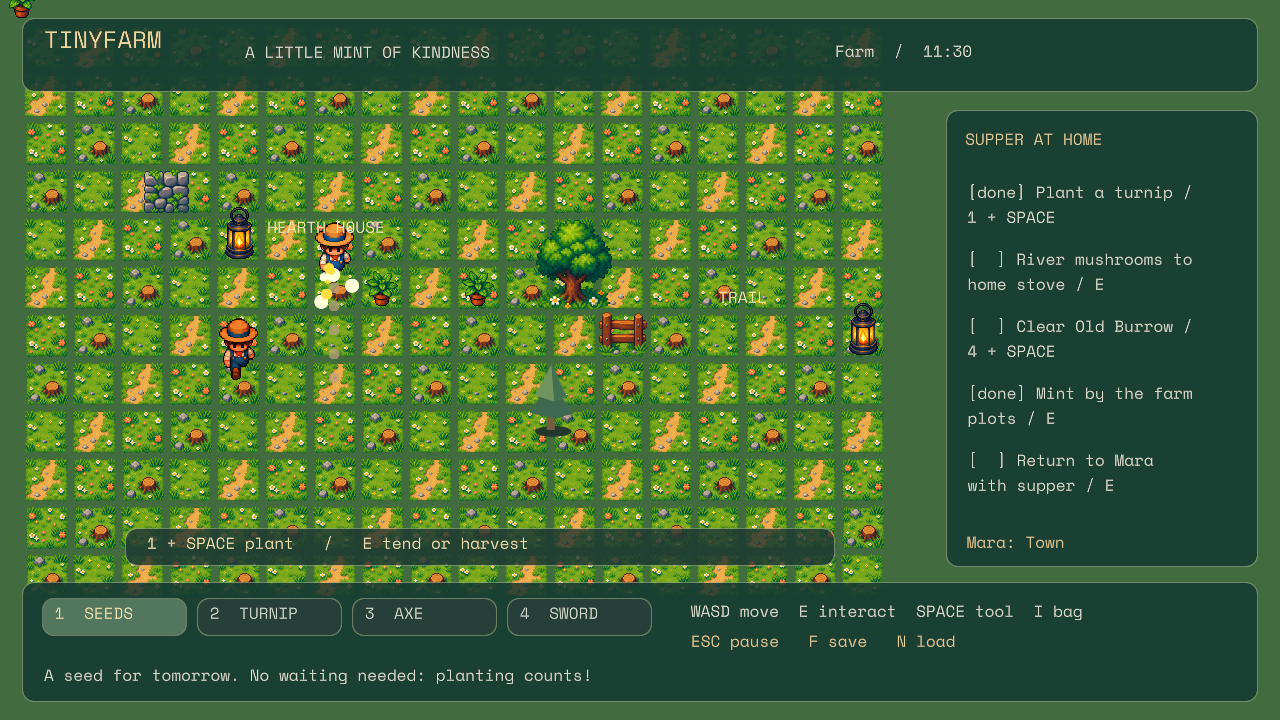
#> input picture artifacts/aurelian-full-game-slice-m9/04-farming-or-pickup.png, 1280 x 720 px
$ python -i dinov3_reference.py   (imports and definitions only)
#> lines starting #> are read from the running program, lines starting #| are printed output that depends on the picture
"""Offline qualification only. Never called by the C#/Vulkan inference path.

An independent NumPy implementation of the pinned Hugging Face DINOv3 graph,
with TRELLIS.2's non-affine final normalization. No Torch or CUDA dependency.
See TRELLIS-NOTICE.txt for primary sources and attribution.
"""

import argparse
import hashlib
import json
import math
import os
from pathlib import Path
import struct
import time

# [1 line not run here, left out]
import numpy as np
from PIL import Image


# [42 lines left out: functions load_weights, normalize, affine, rotary, not called in this run]


def upstream_preprocess(image_path, output):
#> called with output = 'out.png'
    image = Image.open(image_path).convert("RGBA")
#> image is the input picture: PIL image 1280x720 RGBA; mean R, G, B, A 65.6, 103, 52.7, 255
    scale = min(1, 1024 / max(image.size))
#> scale = 0.8
    if scale < 1:
        image = image.resize((int(image.width * scale), int(image.height * scale)), Image.Resampling.LANCZOS)
#> image: PIL image 1024x576 RGBA
    pixels = np.asarray(image)
    foreground = np.argwhere(pixels[:, :, 3] > 0.8 * 255)
#> foreground = 589824 pairs, first value 0 to 575, second value 0 to 1023
    min_y, min_x = np.min(foreground, axis=0)
#> min_y = 0; min_x = 0
    max_y, max_x = np.max(foreground, axis=0)
#> max_y = 575; max_x = 1023
    center_x = (min_x + max_x) / 2
#> center_x = 511.5
    center_y = (min_y + max_y) / 2
#> center_y = 287.5
    size = int(max(max_x - min_x, max_y - min_y))
#> size = 1023
    image = image.crop((center_x - size // 2, center_y - size // 2,
                        center_x + size // 2, center_y + size // 2))
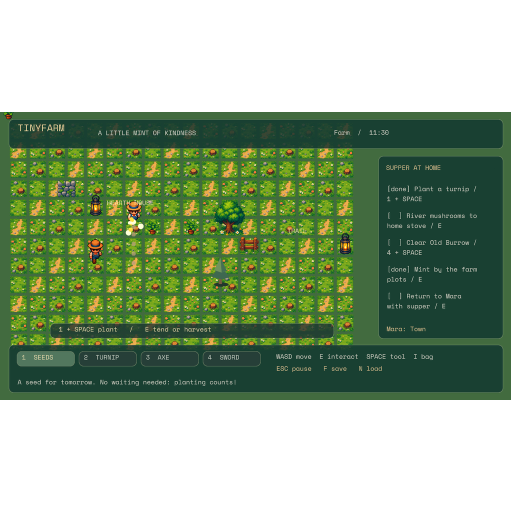
#> image: PIL image 1022x1022 RGBA (shown at 1/2 size); mean R, G, B, A 37, 58, 29.7, 143.7; transparent parts drawn white
    pixels = np.asarray(image).astype(np.float32) / 255
    pixels = pixels[:, :, :3] * pixels[:, :, 3:4]
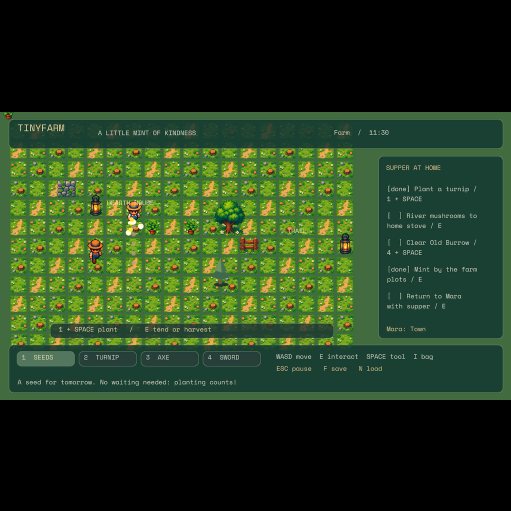
#> pixels: shape (1022, 1022, 3) float32 (shown at 1/2 size); mean R, G, B 0.145, 0.228, 0.117
    image = Image.fromarray((pixels * 255).astype(np.uint8))
#> image: PIL image 1022x1022 RGB
    image = image.resize((512, 512), Image.Resampling.LANCZOS)
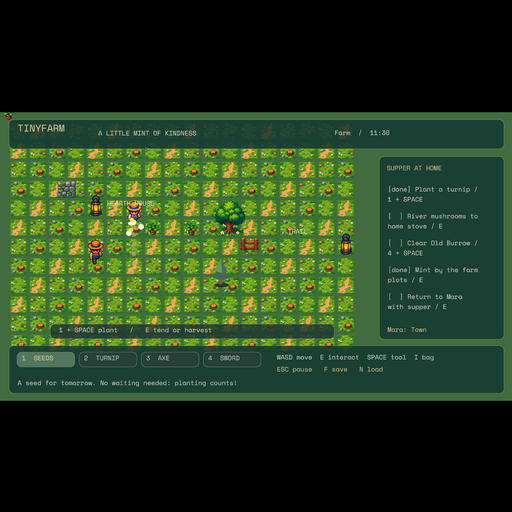
#> image: PIL image 512x512 RGB; mean R, G, B 37, 58, 29.7
#> (the run stopped early here; a loop or call above may not have finished)

$ run again, on artifacts/aurelian-full-game-slice-m9/03-dialogue.png
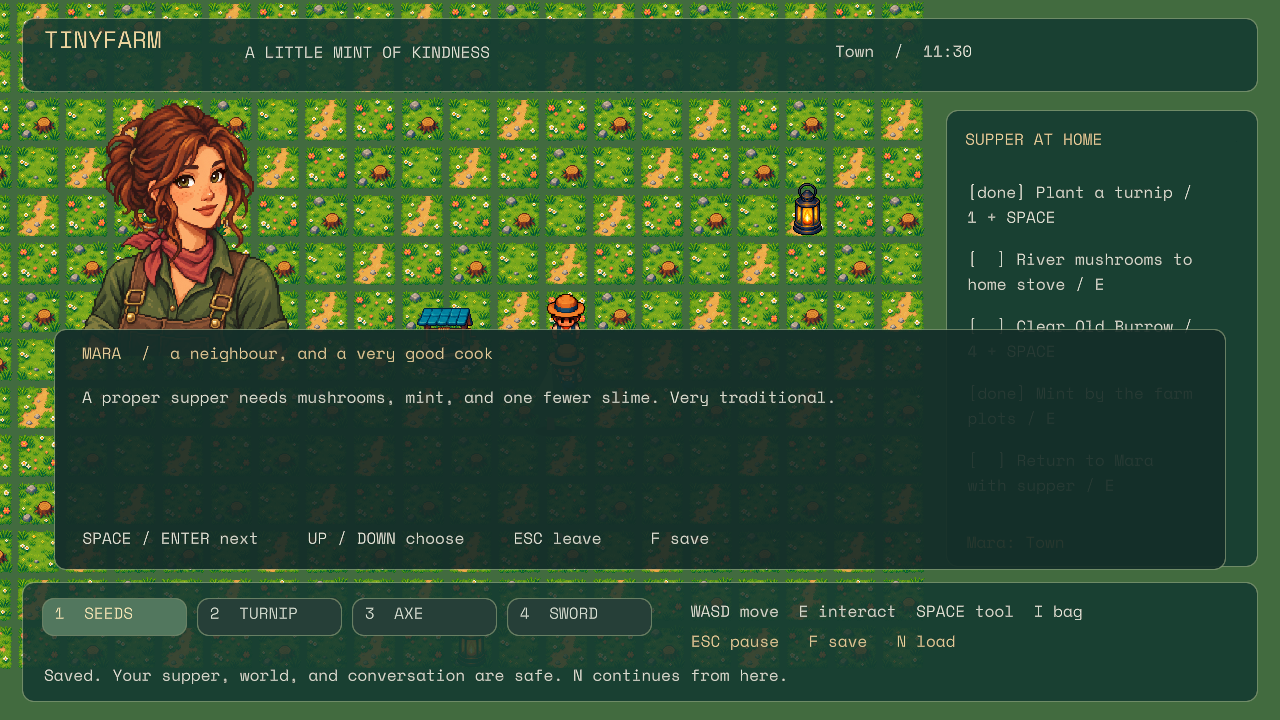
#> input picture artifacts/aurelian-full-game-slice-m9/03-dialogue.png, 1280 x 720 px
#> in upstream_preprocess, image is the input picture: PIL image 1280x720 RGBA; mean R, G, B, A 52.8, 84.1, 50, 255
#> foreground = 589824 pairs, first value 0 to 575, second value 0 to 1023
#> min_y = 0
#> max_y = 575; max_x = 1023
#> center_x = 511.5
#> center_y = 287.5
#> size = 1023
#> in upstream_preprocess, `image = image.crop((center_x - size // 2, center_y - size // 2, center..`:
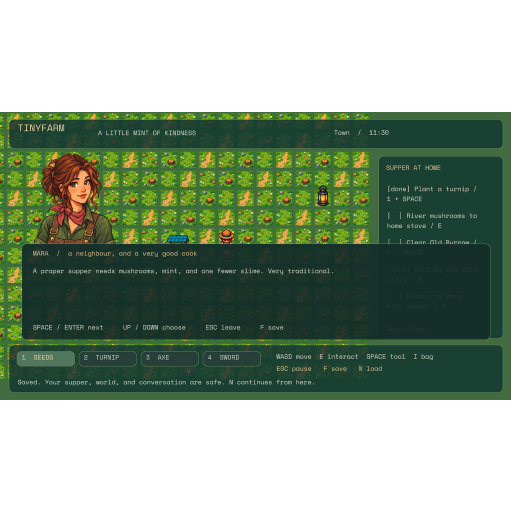
#> image: PIL image 1022x1022 RGBA (shown at 1/2 size); mean R, G, B, A 29.7, 47.4, 28.2, 143.7; transparent parts drawn white
#> in upstream_preprocess, `image = image.resize((512, 512), Image.Resampling.LANCZOS)`:
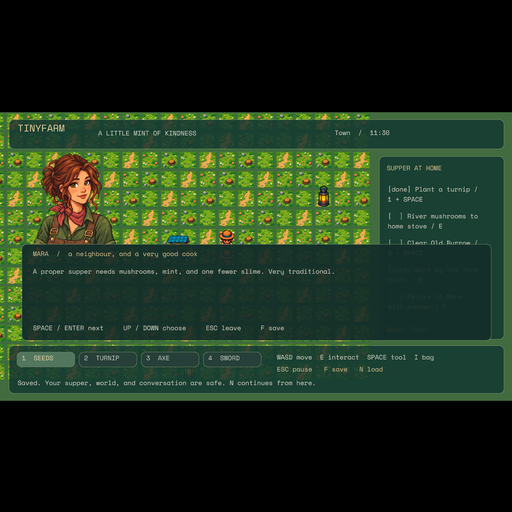
#> image: PIL image 512x512 RGB; mean R, G, B 29.7, 47.4, 28.2

$ run again, on artifacts/aurelian-full-game-slice-m9/05-combat.png
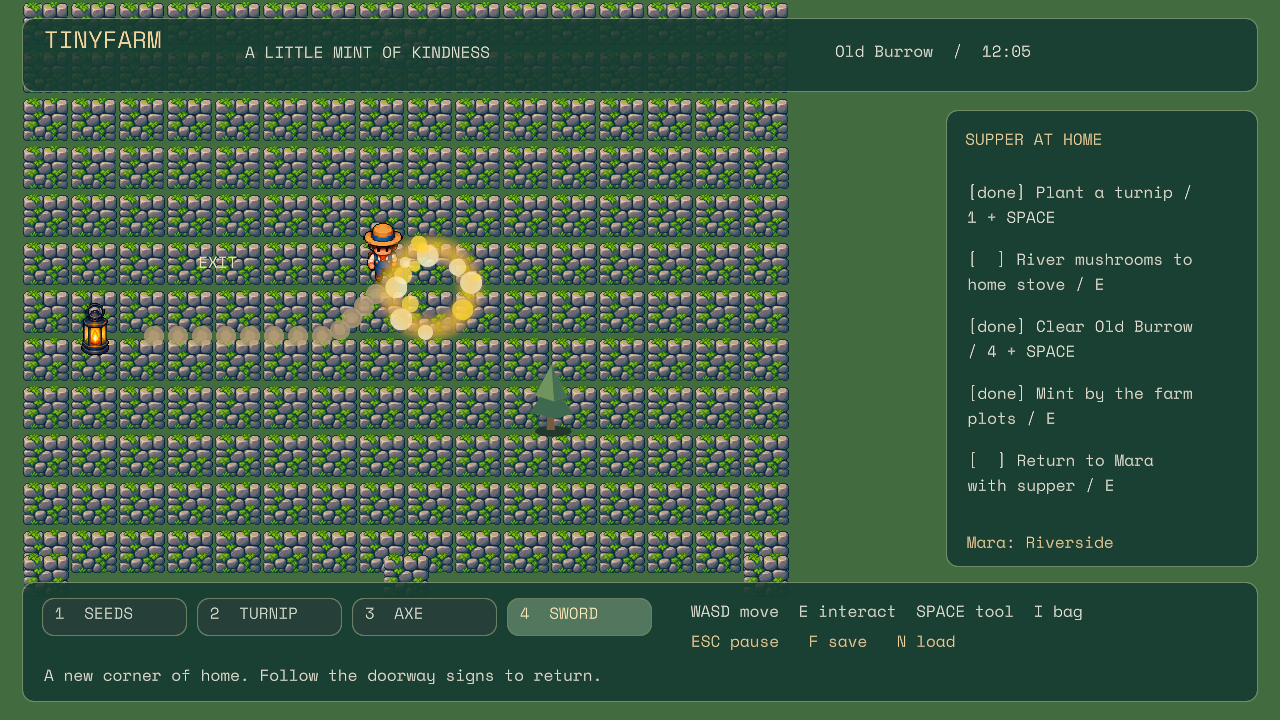
#> input picture artifacts/aurelian-full-game-slice-m9/05-combat.png, 1280 x 720 px
#> in upstream_preprocess, image is the input picture: PIL image 1280x720 RGBA; mean R, G, B, A 61.4, 92.1, 68.4, 255
#> foreground = 589824 pairs, first value 0 to 575, second value 0 to 1023
#> min_y = 0
#> max_y = 575; max_x = 1023
#> center_x = 511.5
#> center_y = 287.5
#> size = 1023
#> in upstream_preprocess, `image = image.crop((center_x - size // 2, center_y - size // 2, center..`:
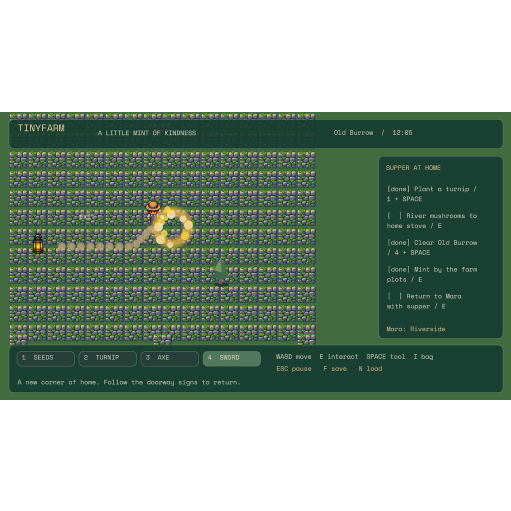
#> image: PIL image 1022x1022 RGBA (shown at 1/2 size); mean R, G, B, A 34.6, 51.9, 38.6, 143.7; transparent parts drawn white
#> in upstream_preprocess, `image = image.resize((512, 512), Image.Resampling.LANCZOS)`:
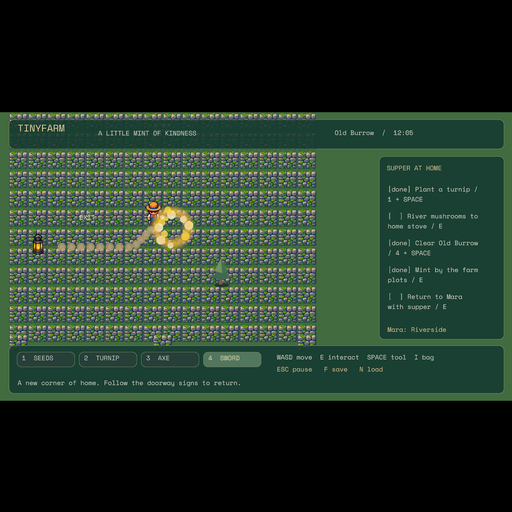
#> image: PIL image 512x512 RGB; mean R, G, B 34.6, 51.9, 38.6

$ run again, on artifacts/aurelian-full-game-slice-m9/m10b-inventory.png
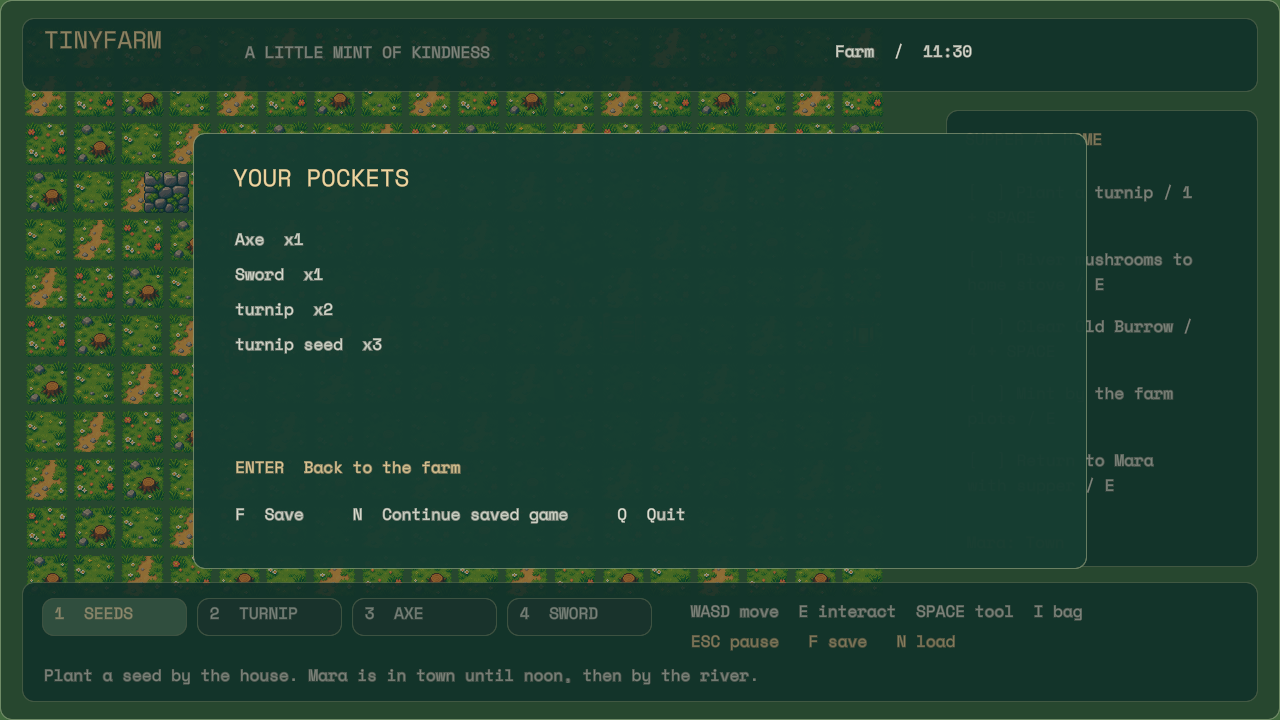
#> input picture artifacts/aurelian-full-game-slice-m9/m10b-inventory.png, 1280 x 720 px
#> in upstream_preprocess, image is the input picture: PIL image 1280x720 RGBA; mean R, G, B, A 31.5, 65.1, 47.7, 255
#> foreground = 589824 pairs, first value 0 to 575, second value 0 to 1023
#> min_y = 0
#> max_y = 575; max_x = 1023
#> center_x = 511.5
#> center_y = 287.5
#> size = 1023
#> in upstream_preprocess, `image = image.crop((center_x - size // 2, center_y - size // 2, center..`:
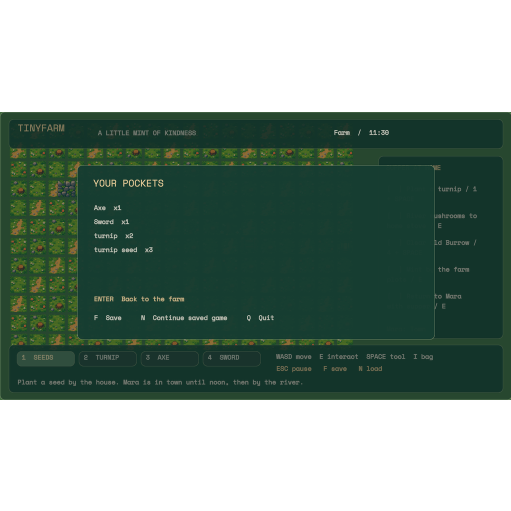
#> image: PIL image 1022x1022 RGBA (shown at 1/2 size); mean R, G, B, A 17.7, 36.6, 26.8, 143.7; transparent parts drawn white
#> in upstream_preprocess, `image = image.resize((512, 512), Image.Resampling.LANCZOS)`:
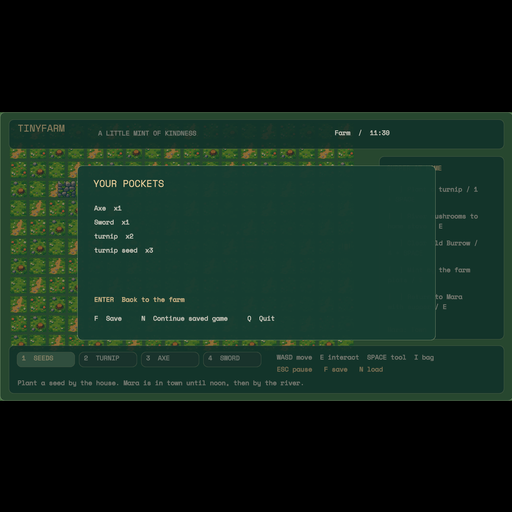
#> image: PIL image 512x512 RGB; mean R, G, B 17.7, 36.6, 26.8
